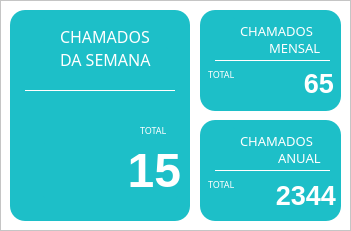
         <widget class="QFrame" name="frame_8">
          <property name="geometry">
           <rect>
            <x>358</x>
            <y>74</y>
            <width>351</width>
            <height>231</height>
           </rect>
          </property>
          <property name="styleSheet">
           <string notr="true">background-color: rgb(255, 255, 255);</string>
          </property>
          <property name="frameShape">
           <enum>QFrame::StyledPanel</enum>
          </property>
          <property name="frameShadow">
           <enum>QFrame::Raised</enum>
          </property>
          <widget class="QFrame" name="frame_14">
           <property name="geometry">
            <rect>
             <x>10</x>
             <y>10</y>
             <width>180</width>
             <height>211</height>
            </rect>
           </property>
           <property name="styleSheet">
            <string notr="true">background-color: rgb(29, 191, 200);
border-radius: 15px;</string>
           </property>
           <property name="frameShape">
            <enum>QFrame::StyledPanel</enum>
           </property>
           <property name="frameShadow">
            <enum>QFrame::Raised</enum>
           </property>
           <widget class="QFrame" name="frame_16">
            <property name="geometry">
             <rect>
              <x>15</x>
              <y>80</y>
              <width>150</width>
              <height>1</height>
             </rect>
            </property>
            <property name="styleSheet">
             <string notr="true">background-color: rgb(255, 255, 255);</string>
            </property>
            <property name="frameShape">
             <enum>QFrame::StyledPanel</enum>
            </property>
            <property name="frameShadow">
             <enum>QFrame::Raised</enum>
            </property>
           </widget>
           <widget class="QFrame" name="frame_17">
            <property name="geometry">
             <rect>
              <x>7</x>
              <y>5</y>
              <width>31</width>
              <height>31</height>
             </rect>
            </property>
            <property name="styleSheet">
             <string notr="true">background-image: url(:/icons/1x/iconCell.png);
background-position:center;
background-repeat: no-repeat;</string>
            </property>
            <property name="frameShape">
             <enum>QFrame::StyledPanel</enum>
            </property>
            <property name="frameShadow">
             <enum>QFrame::Raised</enum>
            </property>
           </widget>
           <widget class="QLabel" name="label_10">
            <property name="geometry">
             <rect>
              <x>30</x>
              <y>130</y>
              <width>141</width>
              <height>61</height>
             </rect>
            </property>
            <property name="font">
             <font>
              <family>Segoe UI</family>
              <pointsize>36</pointsize>
              <weight>75</weight>
              <italic>false</italic>
              <bold>true</bold>
             </font>
            </property>
            <property name="styleSheet">
             <string notr="true">color: rgb(255, 255, 255);</string>
            </property>
            <property name="text">
             <string>15</string>
            </property>
            <property name="alignment">
             <set>Qt::AlignRight|Qt::AlignTrailing|Qt::AlignVCenter</set>
            </property>
           </widget>
           <widget class="QLabel" name="label_15">
            <property name="geometry">
             <rect>
              <x>130</x>
              <y>110</y>
              <width>36</width>
              <height>20</height>
             </rect>
            </property>
            <property name="font">
             <font>
              <family>Asap</family>
              <pointsize>7</pointsize>
             </font>
            </property>
            <property name="styleSheet">
             <string notr="true">color: rgb(255, 255, 255);</string>
            </property>
            <property name="text">
             <string>TOTAL</string>
            </property>
           </widget>
           <widget class="QLabel" name="label_11">
            <property name="geometry">
             <rect>
              <x>50</x>
              <y>16</y>
              <width>111</width>
              <height>21</height>
             </rect>
            </property>
            <property name="font">
             <font>
              <family>Asap</family>
              <pointsize>12</pointsize>
              <weight>50</weight>
              <bold>false</bold>
             </font>
            </property>
            <property name="styleSheet">
             <string notr="true">color: rgb(255, 255, 255);</string>
            </property>
            <property name="text">
             <string>CHAMADOS</string>
            </property>
           </widget>
           <widget class="QLabel" name="label_12">
            <property name="geometry">
             <rect>
              <x>50</x>
              <y>34</y>
              <width>111</width>
              <height>31</height>
             </rect>
            </property>
            <property name="font">
             <font>
              <family>Asap</family>
              <pointsize>12</pointsize>
              <weight>50</weight>
              <bold>false</bold>
             </font>
            </property>
            <property name="styleSheet">
             <string notr="true">color: rgb(255, 255, 255);</string>
            </property>
            <property name="text">
             <string>DA SEMANA</string>
            </property>
           </widget>
          </widget>
          <widget class="QFrame" name="frame_15">
           <property name="geometry">
            <rect>
             <x>200</x>
             <y>10</y>
             <width>141</width>
             <height>101</height>
            </rect>
           </property>
           <property name="styleSheet">
            <string notr="true">background-color: rgb(29, 191, 200);
border-radius: 15px;</string>
           </property>
           <property name="frameShape">
            <enum>QFrame::StyledPanel</enum>
           </property>
           <property name="frameShadow">
            <enum>QFrame::Raised</enum>
           </property>
           <widget class="QFrame" name="frame_18">
            <property name="geometry">
             <rect>
              <x>15</x>
              <y>50</y>
              <width>115</width>
              <height>1</height>
             </rect>
            </property>
            <property name="styleSheet">
             <string notr="true">background-color: rgb(255, 255, 255);</string>
            </property>
            <property name="frameShape">
             <enum>QFrame::StyledPanel</enum>
            </property>
            <property name="frameShadow">
             <enum>QFrame::Raised</enum>
            </property>
           </widget>
           <widget class="QFrame" name="frame_19">
            <property name="geometry">
             <rect>
              <x>7</x>
              <y>4</y>
              <width>31</width>
              <height>31</height>
             </rect>
            </property>
            <property name="styleSheet">
             <string notr="true">background-image: url(:/icons/1x/iconCell.png);
background-position:center;
background-repeat: no-repeat;</string>
            </property>
            <property name="frameShape">
             <enum>QFrame::StyledPanel</enum>
            </property>
            <property name="frameShadow">
             <enum>QFrame::Raised</enum>
            </property>
           </widget>
           <widget class="QLabel" name="label_13">
            <property name="geometry">
             <rect>
              <x>53</x>
              <y>53</y>
              <width>81</width>
              <height>41</height>
             </rect>
            </property>
            <property name="font">
             <font>
              <family>Segoe UI</family>
              <pointsize>20</pointsize>
              <weight>75</weight>
              <italic>false</italic>
              <bold>true</bold>
             </font>
            </property>
            <property name="styleSheet">
             <string notr="true">color: rgb(255, 255, 255);</string>
            </property>
            <property name="text">
             <string>65</string>
            </property>
            <property name="alignment">
             <set>Qt::AlignRight|Qt::AlignTrailing|Qt::AlignVCenter</set>
            </property>
           </widget>
           <widget class="QLabel" name="label_16">
            <property name="geometry">
             <rect>
              <x>8</x>
              <y>54</y>
              <width>36</width>
              <height>20</height>
             </rect>
            </property>
            <property name="font">
             <font>
              <family>Asap</family>
              <pointsize>7</pointsize>
             </font>
            </property>
            <property name="styleSheet">
             <string notr="true">color: rgb(255, 255, 255);</string>
            </property>
            <property name="text">
             <string>TOTAL</string>
            </property>
           </widget>
           <widget class="QLabel" name="label_14">
            <property name="geometry">
             <rect>
              <x>40</x>
              <y>10</y>
              <width>91</width>
              <height>22</height>
             </rect>
            </property>
            <property name="font">
             <font>
              <family>Asap</family>
              <pointsize>10</pointsize>
              <weight>50</weight>
              <bold>false</bold>
             </font>
            </property>
            <property name="styleSheet">
             <string notr="true">color: rgb(255, 255, 255);</string>
            </property>
            <property name="text">
             <string>CHAMADOS</string>
            </property>
           </widget>
           <widget class="QLabel" name="label_17">
            <property name="geometry">
             <rect>
              <x>69</x>
              <y>27</y>
              <width>61</width>
              <height>22</height>
             </rect>
            </property>
            <property name="font">
             <font>
              <family>Asap</family>
              <pointsize>10</pointsize>
              <weight>50</weight>
              <bold>false</bold>
             </font>
            </property>
            <property name="styleSheet">
             <string notr="true">color: rgb(255, 255, 255);</string>
            </property>
            <property name="text">
             <string>MENSAL</string>
            </property>
           </widget>
          </widget>
          <widget class="QFrame" name="frame_20">
           <property name="geometry">
            <rect>
             <x>200</x>
             <y>120</y>
             <width>141</width>
             <height>101</height>
            </rect>
           </property>
           <property name="styleSheet">
            <string notr="true">background-color: rgb(29, 191, 200);
border-radius: 15px;</string>
           </property>
           <property name="frameShape">
            <enum>QFrame::StyledPanel</enum>
           </property>
           <property name="frameShadow">
            <enum>QFrame::Raised</enum>
           </property>
           <widget class="QFrame" name="frame_21">
            <property name="geometry">
             <rect>
              <x>15</x>
              <y>50</y>
              <width>115</width>
              <height>1</height>
             </rect>
            </property>
            <property name="styleSheet">
             <string notr="true">background-color: rgb(255, 255, 255);</string>
            </property>
            <property name="frameShape">
             <enum>QFrame::StyledPanel</enum>
            </property>
            <property name="frameShadow">
             <enum>QFrame::Raised</enum>
            </property>
           </widget>
           <widget class="QFrame" name="frame_22">
            <property name="geometry">
             <rect>
              <x>7</x>
              <y>4</y>
              <width>31</width>
              <height>31</height>
             </rect>
            </property>
            <property name="styleSheet">
             <string notr="true">background-image: url(:/icons/1x/iconCell.png);
background-position:center;
background-repeat: no-repeat;</string>
            </property>
            <property name="frameShape">
             <enum>QFrame::StyledPanel</enum>
            </property>
            <property name="frameShadow">
             <enum>QFrame::Raised</enum>
            </property>
           </widget>
           <widget class="QLabel" name="label_18">
            <property name="geometry">
             <rect>
              <x>55</x>
              <y>55</y>
              <width>81</width>
              <height>41</height>
             </rect>
            </property>
            <property name="font">
             <font>
              <family>Segoe UI</family>
              <pointsize>20</pointsize>
              <weight>75</weight>
              <italic>false</italic>
              <bold>true</bold>
             </font>
            </property>
            <property name="styleSheet">
             <string notr="true">color: rgb(255, 255, 255);</string>
            </property>
            <property name="text">
             <string>2344</string>
            </property>
            <property name="alignment">
             <set>Qt::AlignRight|Qt::AlignTrailing|Qt::AlignVCenter</set>
            </property>
           </widget>
           <widget class="QLabel" name="label_19">
            <property name="geometry">
             <rect>
              <x>8</x>
              <y>54</y>
              <width>36</width>
              <height>20</height>
             </rect>
            </property>
            <property name="font">
             <font>
              <family>Asap</family>
              <pointsize>7</pointsize>
             </font>
            </property>
            <property name="styleSheet">
             <string notr="true">color: rgb(255, 255, 255);</string>
            </property>
            <property name="text">
             <string>TOTAL</string>
            </property>
           </widget>
           <widget class="QLabel" name="label_20">
            <property name="geometry">
             <rect>
              <x>40</x>
              <y>10</y>
              <width>91</width>
              <height>22</height>
             </rect>
            </property>
            <property name="font">
             <font>
              <family>Asap</family>
              <pointsize>10</pointsize>
              <weight>50</weight>
              <bold>false</bold>
             </font>
            </property>
            <property name="styleSheet">
             <string notr="true">color: rgb(255, 255, 255);</string>
            </property>
            <property name="text">
             <string>CHAMADOS</string>
            </property>
           </widget>
           <widget class="QLabel" name="label_21">
            <property name="geometry">
             <rect>
              <x>78</x>
              <y>27</y>
              <width>54</width>
              <height>22</height>
             </rect>
            </property>
            <property name="font">
             <font>
              <family>Asap</family>
              <pointsize>10</pointsize>
              <weight>50</weight>
              <bold>false</bold>
             </font>
            </property>
            <property name="styleSheet">
             <string notr="true">color: rgb(255, 255, 255);</string>
            </property>
            <property name="text">
             <string>ANUAL</string>
            </property>
           </widget>
          </widget>
         </widget>
